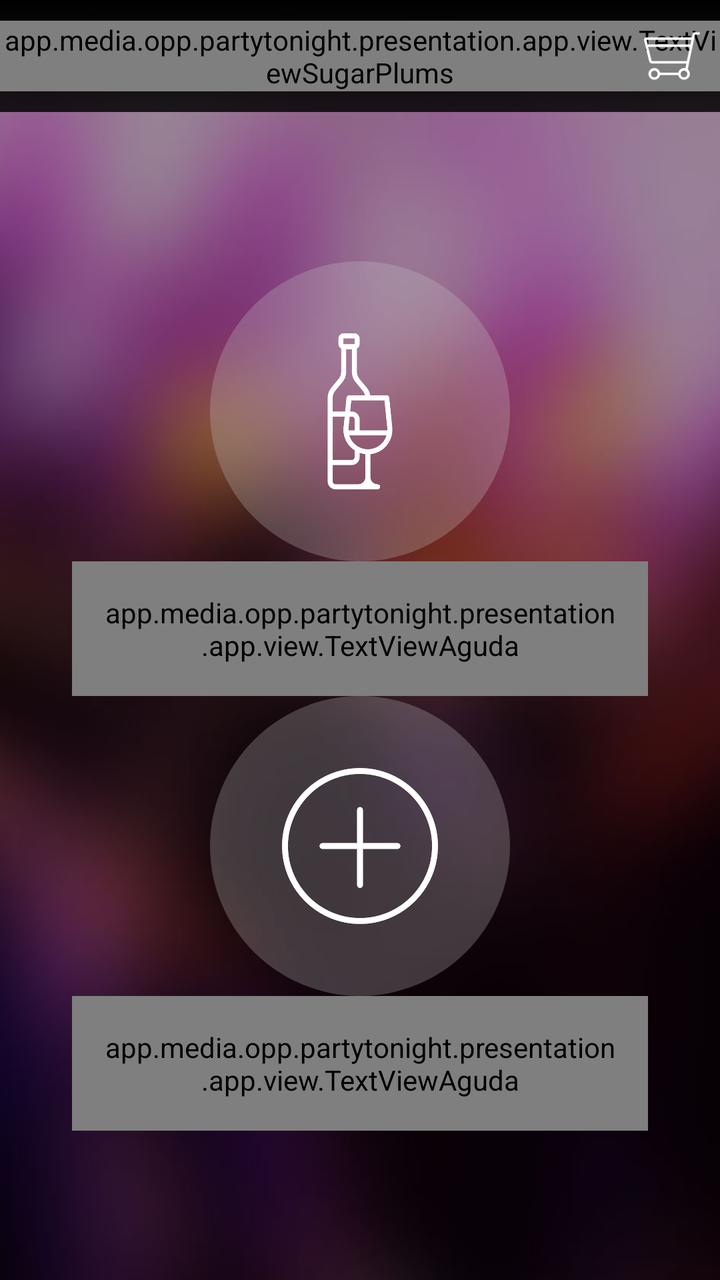
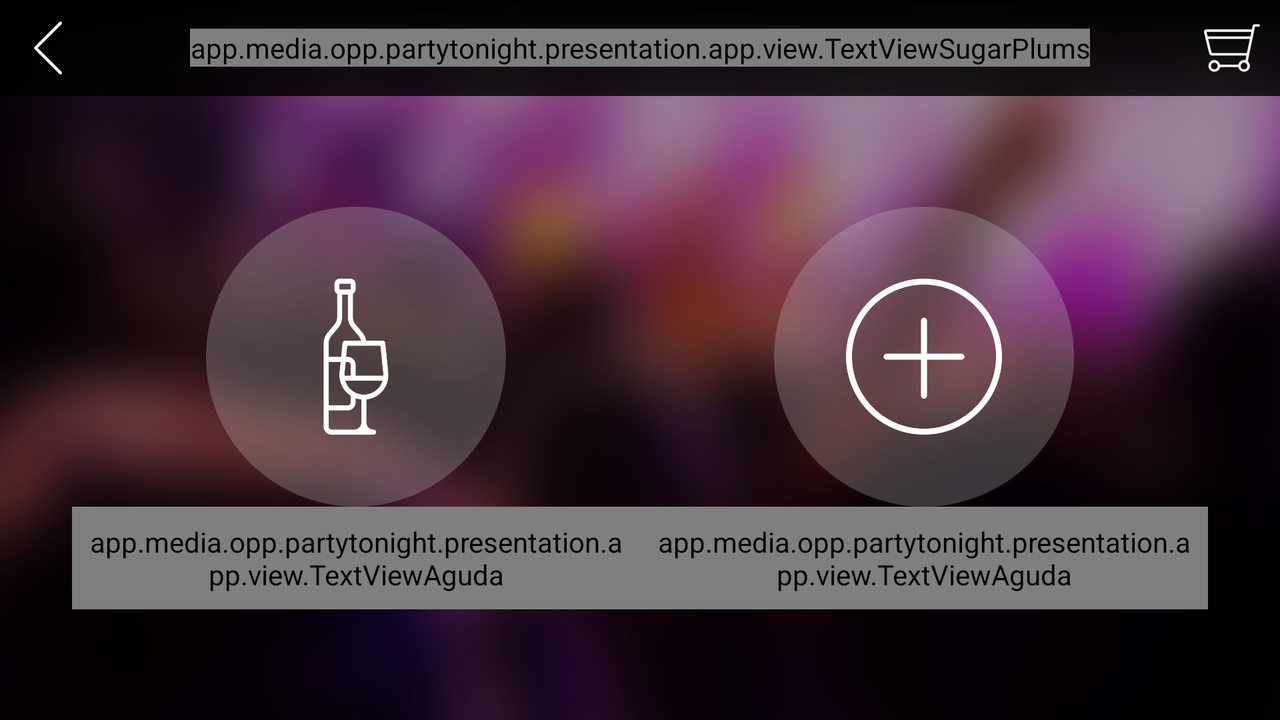

Compare how this app lays out the same screen by default and in its alternative resource folder. The renders come first, then the two layout files and the values they reference.
<!-- AndroidManifest.xml: application theme AppTheme -->
<!-- res/layout/activity_promoter_main.xml -->
<?xml version="1.0" encoding="utf-8"?>
<RelativeLayout xmlns:android="http://schemas.android.com/apk/res/android"
    android:layout_width="match_parent"
    android:layout_height="match_parent">

    <include layout="@layout/background_blur" />

    <include
        android:id="@+id/toolbar"
        layout="@layout/toolbar_centered_sugar_plums" />

    <LinearLayout
        android:layout_width="match_parent"
        android:layout_height="match_parent"
        android:layout_below="@id/toolbar"
        android:gravity="center"
        android:orientation="vertical"
        android:paddingBottom="16dp"
        android:paddingLeft="@dimen/activity_sign_padding_horizontal"
        android:paddingRight="@dimen/activity_sign_padding_horizontal"
        android:paddingTop="16dp">

        <ImageButton
            android:id="@+id/bPromoterMyEvents"
            android:layout_width="@dimen/promoter_main_circle_button_width"
            android:layout_height="@dimen/promoter_main_circle_button_height"
            android:layout_gravity="center_horizontal"
            android:background="@drawable/button_circular_transparent"
            android:padding="36dp"
            android:scaleType="fitCenter"
            android:src="@drawable/ic_wine" />

        <app.media.opp.partytonight.presentation.app.view.TextViewAguda
            android:layout_width="match_parent"
            android:layout_height="wrap_content"
            android:gravity="center_horizontal"
            android:padding="16dp"
            android:text="My events"
            android:textColor="@color/colorTextViewTitle"
            android:textSize="20sp" />

        <ImageButton
            android:id="@+id/bPromoterAddEvent"
            android:layout_width="@dimen/promoter_main_circle_button_width"
            android:layout_height="@dimen/promoter_main_circle_button_height"
            android:layout_gravity="center_horizontal"
            android:adjustViewBounds="true"
            android:background="@drawable/button_circular_transparent"
            android:padding="36dp"
            android:scaleType="fitCenter"
            android:src="@drawable/ic_plus" />

        <app.media.opp.partytonight.presentation.app.view.TextViewAguda
            android:layout_width="match_parent"
            android:layout_height="wrap_content"
            android:gravity="center_horizontal"
            android:padding="16dp"
            android:text="New event"
            android:textColor="@color/colorTextViewTitle"
            android:textSize="20sp" />

    </LinearLayout>


</RelativeLayout>
<!-- res/layout/background_blur.xml (included above) -->
<?xml version="1.0" encoding="utf-8"?>
<ImageView xmlns:android="http://schemas.android.com/apk/res/android"
    android:layout_width="match_parent"
    android:layout_height="match_parent"
    android:layout_centerInParent="true"
    android:scaleType="centerCrop"
    android:src="@drawable/bg_blur" />
<!-- res/layout/toolbar_centered_sugar_plums.xml (included above) -->
<?xml version="1.0" encoding="utf-8"?>
<android.support.v7.widget.Toolbar xmlns:android="http://schemas.android.com/apk/res/android"
    xmlns:app="http://schemas.android.com/apk/res-auto"
    android:id="@+id/toolbar_top"
    android:layout_width="match_parent"
    android:layout_height="wrap_content"
    android:background="@drawable/toolbar_background"
    android:minHeight="?attr/actionBarSize"
    app:contentInsetLeft="0dp"
    app:contentInsetStart="0dp">

    <RelativeLayout
        android:id="@+id/search_edit_frame"
        android:layout_width="match_parent"
        android:layout_height="match_parent">

        <ImageButton
            android:id="@+id/button_back"
            android:layout_width="wrap_content"
            android:layout_height="wrap_content"
            android:layout_alignParentLeft="true"
            android:background="@null"
            android:src="@mipmap/ic_back" />

        <app.media.opp.partytonight.presentation.app.view.TextViewSugarPlums
            android:id="@+id/title"
            android:layout_width="wrap_content"
            android:layout_height="wrap_content"
            android:layout_centerInParent="true"
            android:text="Toolbar Title"
            android:textColor="#ffffff"
            android:textSize="22sp" />

        <ImageButton
            android:id="@+id/btnCart"
            android:layout_width="wrap_content"
            android:layout_height="wrap_content"
            android:layout_alignParentRight="true"
            android:background="@null"
            android:src="@mipmap/ic_cart"
            android:visibility="visible" />

    </RelativeLayout>

</android.support.v7.widget.Toolbar>
<!-- resources referenced by this layout -->
<resources>
  <color name="colorTextViewTitle">#ffffff</color>
  <!-- from res/values-xhdpi/ -->
  <dimen name="activity_sign_padding_horizontal">36dp</dimen>
  <!-- from res/values-xhdpi/ -->
  <dimen name="promoter_main_circle_button_height">150dp</dimen>
  <!-- from res/values-xhdpi/ -->
  <dimen name="promoter_main_circle_button_width">150dp</dimen>
  <!-- drawable bg_blur: png bitmap (drawable-hdpi, 342888 bytes) -->
  <!-- drawable button_circular_transparent (drawable) -->
  <?xml version="1.0" encoding="utf-8"?>
  <selector xmlns:android="http://schemas.android.com/apk/res/android">
      <item android:state_pressed="false">
          <shape android:shape="oval">
              <solid android:color="@color/colorButtonGrayTransparent" />
          </shape>
      </item>
      <item android:state_pressed="true">
          <shape android:shape="oval">
              <solid android:color="@color/colorButtonGrayTransparentLight" />
          </shape>
      </item>
  </selector>
  <!-- drawable ic_plus: png bitmap (drawable, 12087 bytes) -->
  <!-- drawable ic_wine: png bitmap (drawable, 8061 bytes) -->
  <!-- drawable toolbar_background (drawable) -->
  <?xml version="1.0" encoding="utf-8"?>
  <shape xmlns:android="http://schemas.android.com/apk/res/android">
  
      <gradient
          android:angle="90"
          android:endColor="#000000"
          android:startColor="#d2000000" />
  </shape>
  <!-- mipmap ic_back: png bitmap (mipmap-hdpi, 188 bytes) -->
  <!-- mipmap ic_cart: png bitmap (mipmap-hdpi, 769 bytes) -->
  <style name="AppTheme" parent="Theme.AppCompat.Light.NoActionBar">
          <item name="colorPrimaryDark">#000000</item>
      </style>
  <color name="colorButtonGrayTransparent">#46c4c4c4</color>
  <color name="colorButtonGrayTransparentLight">#3cffffff</color>
</resources>
<!-- res/layout-land/activity_promoter_main.xml (the author's variant of the layout above) -->
<!-- drawn on the phone turned sideways -->
<?xml version="1.0" encoding="utf-8"?>
<RelativeLayout xmlns:android="http://schemas.android.com/apk/res/android"
    android:layout_width="match_parent"
    android:layout_height="match_parent">

    <include layout="@layout/background_blur" />

    <include
        android:id="@+id/toolbar"
        layout="@layout/toolbar_centered_sugar_plums" />

    <LinearLayout
        android:layout_width="match_parent"
        android:layout_height="match_parent"
        android:layout_below="@id/toolbar"
        android:gravity="center"
        android:orientation="horizontal"
        android:paddingBottom="16dp"
        android:paddingLeft="@dimen/activity_sign_padding_horizontal"
        android:paddingRight="@dimen/activity_sign_padding_horizontal"
        android:paddingTop="16dp">

        <RelativeLayout
            android:layout_width="0dp"
            android:layout_height="match_parent"
            android:layout_weight="1"
            android:gravity="center">

            <ImageButton
                android:id="@+id/bPromoterMyEvents"
                android:layout_width="@dimen/promoter_main_circle_button_width"
                android:layout_height="@dimen/promoter_main_circle_button_height"
                android:layout_centerHorizontal="true"
                android:background="@drawable/button_circular_transparent"
                android:padding="36dp"
                android:scaleType="fitCenter"
                android:src="@drawable/ic_wine" />

            <app.media.opp.partytonight.presentation.app.view.TextViewAguda
                android:layout_width="match_parent"
                android:layout_height="wrap_content"
                android:layout_below="@id/bPromoterMyEvents"
                android:gravity="center"
                android:padding="8dp"
                android:text="My events"
                android:textColor="@color/colorTextViewTitle"
                android:textSize="20sp" />

        </RelativeLayout>

        <RelativeLayout
            android:layout_width="0dp"
            android:layout_height="match_parent"
            android:layout_weight="1"
            android:gravity="center">

            <ImageButton
                android:id="@+id/bPromoterAddEvent"
                android:layout_width="@dimen/promoter_main_circle_button_width"
                android:layout_height="@dimen/promoter_main_circle_button_height"
                android:layout_centerHorizontal="true"
                android:adjustViewBounds="true"
                android:background="@drawable/button_circular_transparent"
                android:padding="36dp"
                android:scaleType="fitCenter"
                android:src="@drawable/ic_plus" />

            <app.media.opp.partytonight.presentation.app.view.TextViewAguda
                android:layout_width="match_parent"
                android:layout_height="wrap_content"
                android:layout_below="@id/bPromoterAddEvent"
                android:gravity="center"
                android:padding="8dp"
                android:text="New event"
                android:textColor="@color/colorTextViewTitle"
                android:textSize="20sp" />

        </RelativeLayout>


    </LinearLayout>


</RelativeLayout>
<!-- resources referenced by the variant -->
<!-- as the phone turned sideways resolves them -->
<resources>
  <color name="colorTextViewTitle">#ffffff</color>
  <!-- from res/values-w600dp/ -->
  <dimen name="activity_sign_padding_horizontal">36dp</dimen>
  <!-- from res/values-w600dp/ -->
  <dimen name="promoter_main_circle_button_height">150dp</dimen>
  <!-- from res/values-w600dp/ -->
  <dimen name="promoter_main_circle_button_width">150dp</dimen>
  <!-- drawable bg_blur: png bitmap (drawable-hdpi, 342888 bytes) -->
  <!-- drawable button_circular_transparent (drawable) -->
  <?xml version="1.0" encoding="utf-8"?>
  <selector xmlns:android="http://schemas.android.com/apk/res/android">
      <item android:state_pressed="false">
          <shape android:shape="oval">
              <solid android:color="@color/colorButtonGrayTransparent" />
          </shape>
      </item>
      <item android:state_pressed="true">
          <shape android:shape="oval">
              <solid android:color="@color/colorButtonGrayTransparentLight" />
          </shape>
      </item>
  </selector>
  <!-- drawable ic_plus: png bitmap (drawable, 12087 bytes) -->
  <!-- drawable ic_wine: png bitmap (drawable, 8061 bytes) -->
  <!-- drawable toolbar_background (drawable) -->
  <?xml version="1.0" encoding="utf-8"?>
  <shape xmlns:android="http://schemas.android.com/apk/res/android">
  
      <gradient
          android:angle="90"
          android:endColor="#000000"
          android:startColor="#d2000000" />
  </shape>
  <!-- mipmap ic_back: png bitmap (mipmap-hdpi, 188 bytes) -->
  <!-- mipmap ic_cart: png bitmap (mipmap-hdpi, 769 bytes) -->
  <style name="AppTheme" parent="Theme.AppCompat.Light.NoActionBar">
          <item name="colorPrimaryDark">#000000</item>
      </style>
  <color name="colorButtonGrayTransparent">#46c4c4c4</color>
  <color name="colorButtonGrayTransparentLight">#3cffffff</color>
</resources>
